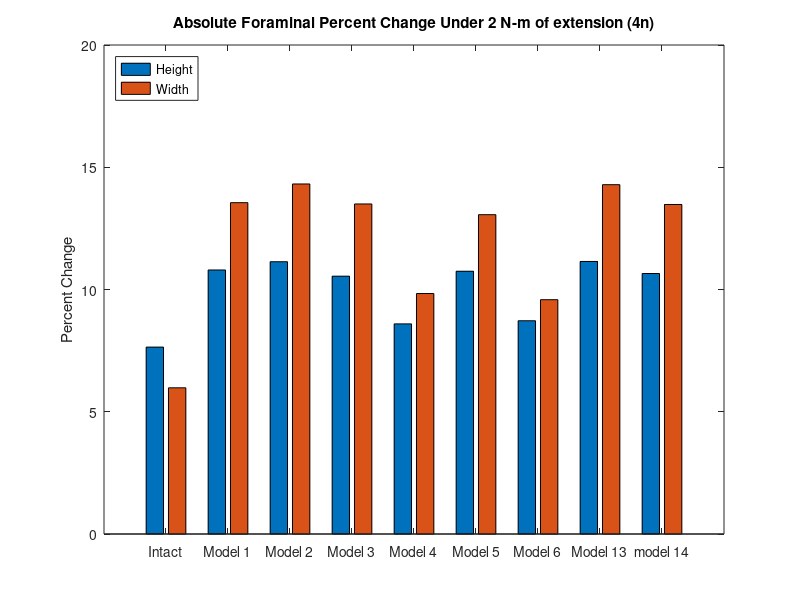
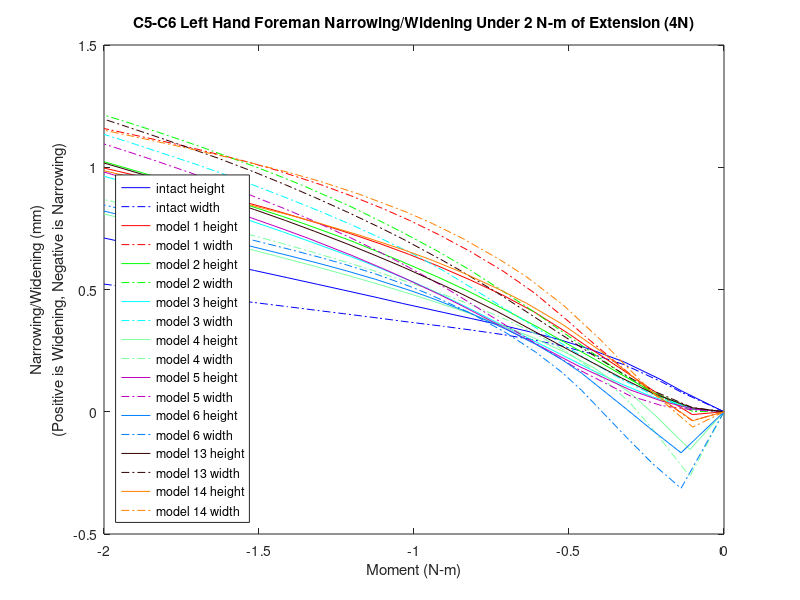

Here is the MATLAB script that generated these plots, in order:
%% foreman height and witdth narrowing/widening 
% for all models for the c4-c5 left hand side foreman under lateral bending (5n)
% 36572,16215,31500,37435
k=21;
zero1=[0 0 0 0 0 0 0 0 0 0 0 0 0 0 0 0 0 0 0 0 0];

mag15y=zero1;
mag15x=zero1;
width15=zero1;
height15=zero1;

mag14y=zero1;
mag14x=zero1;
width14=zero1;
height14=zero1;

mag13y=zero1;
mag13x=zero1;
width13=zero1;
height13=zero1;

mag6y=zero1;
mag6x=zero1;
width6=zero1;
height6=zero1;

mag5y=zero1;
mag5x=zero1;
width5=zero1;
height5=zero1;

mag4y=zero1;
mag4x=zero1;
width4=zero1;
height4=zero1;

mag3y=zero1;
mag3x=zero1;
width3=zero1;
height3=zero1;


mag2y=zero1;
mag2x=zero1;
width2=zero1;
height2=zero1;

mag1y=zero1;
mag1x=zero1;
width1=zero1;
height1=zero1;
% 36572,16215,31500,37435
%% model15_intact_TLC_5N
t15=[2 2.0675 2.10125 2.16062 2.21688 2.26697 2.30924 2.35429 2.40779 2.45293 2.51808 2.55698 2.61406 2.65527 2.70375 2.75725 2.8064 2.86587 2.90654 2.96524 3];

% 36572
aa1=12.3763+[0.111599 0.015312 -0.12133 -0.352745 -0.608265 -0.870826 -1.10881 -1.36586 -1.64864 -1.8742 -2.16042 -2.30523 -2.49627 -2.62441 -2.76164 -2.90151 -3.02344 -3.16208 -3.25247 -3.37803 -3.44903 ];
aa2=446.738+[0.535552 -0.0715937 -0.248647 -0.347697 -0.283629 -0.125026 0.0717613 0.319734 0.61622 0.857165 1.15873 1.30519 1.48635 1.60506 1.7252 1.84187 1.94508 2.06703 2.15002 2.26789 2.3358];
aa3=-714.659+[-0.774879 -0.600358 -0.476223 -0.333585 -0.201835 -0.0838596 0.0127502 0.11419 0.223146 0.306952 0.410724 0.464934 0.537754 0.586012 0.63953 0.695596 0.744708 0.800674 0.836829 0.886003 0.91342];

% 16215
ab1=12.1679+[0.223784 0.0138387 -0.223542 -0.610843 -1.02095 -1.42643 -1.7883 -2.17918 -2.6149 -2.96293 -3.40388 -3.62867 -3.9265 -4.12399 -4.33646 -4.55485 -4.74595 -4.96353 -5.1062 -5.30516 -5.41811];
ab2=446.385+[0.866838 0.00189327 -0.250944 -0.398035 -0.305486 -0.0820246 0.197969 0.555917 0.99477 1.35379 1.80986 2.03318 2.31418 2.49719 2.6833 2.86695 3.03003 3.22233 3.35183 3.53431 3.63843];
ab3=-705.203+[-0.935817 -0.683409 -0.517597 -0.3108 -0.133309 0.0164359 0.133112 0.250472 0.372507 0.464859 0.579587 0.641887 0.725534 0.781856 0.84537 0.912422 0.970971 1.03777 1.08246 1.14347 1.17753];

% 31500
ac1=9.70641+[0.238644 0.0216209 -0.217895 -0.606143 -1.01223 -1.41135 -1.76653 -2.14994 -2.57761 -2.91841 -3.34855 -3.56727 -3.85656 -4.04783 -4.25318 -4.46397 -4.64834 -4.85823 -4.99563 -5.18722 -5.29608];
ac2=444.062+[0.758958 -0.0337006 -0.253131 -0.363234 -0.251115 -0.0184214 0.26397 0.621288 1.05778 1.41378 1.86404 2.08459 2.36246 2.54299 2.72681 2.90843 3.06969 3.25967 3.38754 3.56769 3.67058];
ac3=-707.068+[-0.814455 -0.649146 -0.522724 -0.359708 -0.210449 -0.0793884 0.0262018 0.135025 0.249829 0.336778 0.444966 0.503071 0.580027 0.631762 0.689442 0.74984 0.802552 0.863005 0.903425 0.958522 0.989244 ];

% 37435
ad1=16.2708+[0.132811 0.0105363 -0.149892 -0.417982 -0.7146 -1.01773 -1.29162 -1.58742 -1.91374 -2.17467 -2.50587 -2.67359 -2.89497 -3.04269 -3.20083 -3.36217 -3.50284 -3.66288 -3.76714 -3.91177 -3.99353 ];
ad2=449.059+[0.698641 -0.0202954 -0.239837 -0.370859 -0.311984 -0.143834 0.0701822 0.341978 0.668601 0.935293 1.27179 1.43593 1.63924 1.77257 1.90726 2.038 2.15348 2.29001 2.38295 2.51486 2.59091];
ad3=-710.186+[-0.884108 -0.624377 -0.456934 -0.266124 -0.0969818 0.0498737 0.167162 0.287797 0.415949 0.514163 0.634474 0.696889 0.780952 0.836155 0.897524 0.961938 1.01821 1.0819 1.12269 1.17792 1.20856];

ya1=aa1-ab1;
ya2=aa2-ab2;
ya3=aa3-ab3;
xa1=ad1-ac1;
xa2=ad2-ac2;
xa3=ad3-ac3;
x15=[xa1',xa2',xa3'];
y15=[ya1',ya2',ya3'];

for n=1:k
    mag15x(n)=sqrt(x15(n,1)^2+x15(n,2)^2+x15(n,3)^2);
end
for n=1:k
    mag15y(n)=sqrt(y15(n,1)^2+y15(n,2)^2+y15(n,3)^2);
end
for n=1:k
    width15(n)=mag15x(1,1)-mag15x(1,n);
end
for n=1:k
    height15(n)=mag15y(1,1)-mag15y(1,n);
end

%% model1_slideslide_tether/S2_5N
t1=[2 2.05126 2.11533 2.16533 2.2247 2.25107 2.30644 2.35622 2.40972 2.46023 2.50711 2.55164 2.60232 2.65142 2.72191 2.77012 2.80437 2.86374 2.90593 2.9903 3];
% 36572
ae1=12.3763+[-0.296363 -0.203547 -0.127687 -0.151719 -0.250962 -0.316875 -0.489703 -0.674614 -0.896749 -1.12125 -1.3393 -1.55433 -1.80074 -2.03363 -2.34905 -2.54371 -2.6688 -2.86656 -2.99009 -3.21241 -3.23668 ];
ae2=446.738+[0.797079 0.536746 0.313958 0.138478 -0.0577762 -0.129014 -0.236499 -0.294886 -0.303551 -0.252602 -0.165803 -0.0555691 0.100741 0.280465 0.563701 0.762419 0.900807 1.13244 1.28798 1.58354 1.6167 ];
ae3=-714.659+[-0.615151 -0.85815 -0.789178 -0.682828 -0.549867 -0.496585 -0.385973 -0.286057 -0.182086 -0.0857585 0.00451909 0.0905816 0.187608 0.279373 0.402892 0.479533 0.529415 0.609675 0.660996 0.753706 0.763824];

% 16215
af1=12.1679+[-0.324978 -0.222527 -0.252706 -0.406595 -0.674687 -0.818661 -1.15601 -1.48831 -1.86771 -2.24051 -2.59671 -2.94169 -3.33401 -3.70498 -4.20468 -4.5124 -4.71184 -5.03072 -5.23305 -5.60145 -5.64198];
af2=446.385+[1.47688 1.22218 0.863578 0.576762 0.25581 0.12942 -0.0772745 -0.192646 -0.228304 -0.17617 -0.0693713 0.0745713 0.287582 0.539035 0.947397 1.23877 1.44362 1.78995 2.02468 2.47201 2.5223];
af3=-705.203+[-0.848839 -1.10334 -0.93361 -0.745198 -0.521947 -0.428212 -0.243804 -0.0918523 0.0571504 0.190415 0.309767 0.418453 0.536267 0.644174 0.785656 0.871575 0.926809 1.0146 1.07015 1.16997 1.18076];

% 31500
ag1=9.70641+[-0.300144 -0.198368 -0.233287 -0.39123 -0.662994 -0.807968 -1.14525 -1.47512 -1.84955 -2.21548 -2.56371 -2.90022 -3.28275 -3.64428 -4.13 -4.42838 -4.62163 -4.93049 -5.12631 -5.48246 -5.52161];
ag2=444.066+[1.35021 1.09689 0.776161 0.528207 0.254085 0.148156 -0.0194227 -0.105588 -0.116785 -0.0472593 0.07144 0.223453 0.442473 0.696612 1.10167 1.38739 1.58749 1.92515 2.15347 2.58802 2.63686];
ag3=-707.086+[-0.716544 -0.972789 -0.848139 -0.704946 -0.535224 -0.464806 -0.326087 -0.210037 -0.0938333 0.0126087 0.110081 0.200597 0.301054 0.395533 0.524667 0.605881 0.659026 0.744518 0.799408 0.898796 0.909576];

% 37435
ah1=16.2708+[-0.32538 -0.224891 -0.162115 -0.206781 -0.334362 -0.413435 -0.616878 -0.831661 -1.08765 -1.34607 -1.5972 -1.84427 -2.12669 -2.39375 -2.75507 -2.97758 -3.12068 -3.34714 -3.48892 -3.74413 -3.772];
ah2=449.059+[0.940437 0.639681 0.376961 0.163804 -0.0751485 -0.162886 -0.299738 -0.379162 -0.40171 -0.354783 -0.265257 -0.148242 0.0206377 0.21781 0.535394 0.760735 0.91825 1.18266 1.36063 1.69908 1.73705];
ah3=-710.186+[-0.667767 -0.895689 -0.793559 -0.649385 -0.470235 -0.397542 -0.246927 -0.112392 0.0254286 0.150393 0.26507 0.372459 0.490771 0.599743 0.740588 0.8246 0.878155 0.962822 1.01593 1.11012 1.1203 ];

xb1=ah1-ag1;
xb2=ah2-ag2;
xb3=ah3-ag3;
yb1=ae1-af1;
yb2=ae2-af2;
yb3=ae3-af3;
y1=[yb1',yb2',yb3'];
x1=[xb1',xb2',xb3'];

for n=1:k
    mag1x(n)=sqrt(x1(n,1)^2+x1(n,2)^2+x1(n,3)^2);
end
for n=1:k
    mag1y(n)=sqrt(y1(n,1)^2+y1(n,2)^2+y1(n,3)^2);
end
for n=1:k
    height1(n)=mag1y(1,1)-mag1y(1,n);
end
for n=1:k
    width1(n)=mag1x(1,1)-mag1x(1,n);
end
%% model2_SlideSlide_NoTether/S2_5N
t2=[2 2.05026 2.11433 2.16433 2.21433 2.27371 2.30007 2.35578 2.40928 2.45979 2.52161 2.5572 2.60603 2.68118 2.71243 2.7511 2.82625 2.8575 2.91199 2.97132 3];

% 36572
ai1=12.3763+[-0.24139 -0.205417 -0.129447 -0.0852741 -0.06762 -0.0810026 -0.102298 -0.179616 -0.290526 -0.42203 -0.609259 -0.730735 -0.906845 -1.20472 -1.33482 -1.49964 -1.82571 -1.96171 -2.19623 -2.44008 -2.55314];
ai2=446.738+[0.905469 0.829119 0.721856 0.628586 0.528344 0.403686 0.347901 0.228835 0.12284 0.037888 -0.0428604 -0.0697419 -0.0898902 -0.0693797 -0.0477854 -0.00923426 0.096395 0.150314 0.260141 0.395563 0.465901];
ai3=-714.659+[-0.763679 -0.877644 -0.861126 -0.80831 -0.735016 -0.63857 -0.594901 -0.493598 -0.398653 -0.31113 -0.206032 -0.146148 -0.0650286 0.0622849 0.115681 0.18195 0.31007 0.363134 0.45448 0.551042 0.596414 ];

% 16215
aj1=12.1679+[-0.242242 -0.202115 -0.184823 -0.221508 -0.30239 -0.443016 -0.523236 -0.729974 -0.969361 -1.22448 -1.56371 -1.77324 -2.07032 -2.55411 -2.76171 -3.02255 -3.53609 -3.74959 -4.11758 -4.50199 -4.68103];
aj2=446.385+[1.74178 1.64238 1.45402 1.27968 1.09781 0.877108 0.779287 0.578955 0.403332 0.266225 0.136363 0.0893701 0.0465399 0.0537407 0.0766421 0.122484 0.262346 0.33652 0.491614 0.691537 0.796658 ];
aj3=-705.203+[-1.05161 -1.15461 -1.06607 -0.941768 -0.797904 -0.621455 -0.543084 -0.375946 -0.22328 -0.0883851 0.0667462 0.152668 0.267597 0.436569 0.504542 0.586933 0.742111 0.805199 0.912417 1.02376 1.07527];

% 31500
ak1=9.70641+[-0.21745 -0.175329 -0.158466 -0.197129 -0.280097 -0.42341 -0.504704 -0.712948 -0.953364 -1.20813 -1.54506 -1.75196 -2.04423 -2.5173 -2.7198 -2.97384 -3.47337 -3.68087 -4.03806 -4.41039 -4.58364 ];
ak2=444.066+[1.58819 1.49039 1.32103 1.16994 1.01479 0.827851 0.74531 0.577233 0.432271 0.32209 0.222207 0.190392 0.166671 0.197244 0.228443 0.283226 0.437165 0.516131 0.677381 0.880189 0.985772 ];
ak3=-707.086+[-0.881612 -0.990039 -0.927986 -0.833061 -0.722183 -0.585979 -0.525513 -0.396238 -0.278907 -0.175727 -0.057224 0.00878497 0.097303 0.229091 0.2826 0.348093 0.473341 0.52503 0.614354 0.709798 0.75463];

% 37435
al1=16.2708+[-0.262384 -0.224858 -0.156921 -0.124193 -0.121966 -0.155663 -0.1865 -0.286777 -0.420651 -0.575426 -0.792816 -0.932885 -1.13531 -1.47722 -1.62624 -1.81511 -2.18795 -2.34298 -2.61013 -2.88781 -3.01665];
al2=449.059+[1.06927 0.980528 0.854962 0.742573 0.620603 0.468891 0.401121 0.255795 0.124514 0.0170187 -0.0884138 -0.126577 -0.159457 -0.150918 -0.13228 -0.0953361 0.012401 0.0687536 0.18644 0.335565 0.413718];
al3=-710.186+[-0.835382 -0.943732 -0.909701 -0.836153 -0.737517 -0.608993 -0.550841 -0.416475 -0.289448 -0.171468 -0.029749 0.0504579 0.158446 0.325549 0.394797 0.480029 0.641999 0.707904 0.81928 0.933687 0.986588];

xc1=al1-ak1;
xc2=al2-ak2;
xc3=al3-ak3;
yd1=ai1-aj1;
yd2=ai2-aj2;
yd3=ai3-aj3;
y2=[yd1',yd2',yd3'];
x2=[xc1',xc2',xc3'];

for n=1:k
    mag2x(n)=sqrt(x2(n,1)^2+x2(n,2)^2+x2(n,3)^2);
end
for n=1:k
    mag2y(n)=sqrt(y2(n,1)^2+y2(n,2)^2+y2(n,3)^2);
end
for n=1:k
    height2(n)=mag2y(1,1)-mag2y(1,n);
end
for n=1:k
    width2(n)=mag2x(1,1)-mag2x(1,n);
end

%% model3_APSlide_Tether/S2_5N
t3=[2 2.05126 2.11533 2.16533 2.21533 2.26533 2.32471 2.35107 2.40206 2.45356 2.50055 2.56107 2.60246 2.65199 2.71178 2.76467 2.80998 2.85632 2.94802 2.96052 3];
% 36572
am1=12.3763+[-0.0625365 -0.0446844 0.00543106 0.0540755 0.102963 0.146468 0.187469 0.200462 0.211953 0.20332 0.177461 0.117828 0.0624844 -0.0184024 -0.135482 -0.253651 -0.366654 -0.491445 -0.763028 -0.801545 -0.92781];
am2=446.738+[0.664822 0.653508 0.635214 0.609347 0.575726 0.535149 0.478944 0.450861 0.395404 0.335824 0.27532 0.188223 0.125653 0.0513141 -0.0327857 -0.0983418 -0.144351 -0.182592 -0.227423 -0.231645 -0.239198];
am3=-714.659+[-1.00175 -1.01187 -1.00076 -0.972959 -0.932727 -0.884608 -0.816923 -0.782691 -0.716757 -0.64672 -0.577158 -0.483954 -0.42332 -0.352369 -0.267798 -0.192983 -0.129231 -0.0635067 0.0677281 0.0857096 0.142145 ];
% 16215
an1=12.1679+[0.0741139 0.084891 0.0938778 0.0900684 0.0732011 0.0413129 -0.0140373 -0.0464508 -0.124685 -0.224669 -0.335827 -0.507785 -0.641078 -0.816022 -1.04779 -1.26814 -1.46893 -1.68359 -2.13576 -2.19913 -2.40355];
an2=446.385+[1.46322 1.43648 1.36605 1.28499 1.18879 1.08201 0.946473 0.883434 0.758259 0.631025 0.516312 0.373562 0.279878 0.174012 0.0594779 -0.0286317 -0.0905771 -0.142118 -0.200635 -0.205752 -0.214211];
an3=-705.203+[-1.33312 -1.33082 -1.26877 -1.18689 -1.08647 -0.974505 -0.834145 -0.768885 -0.641193 -0.512281 -0.394909 -0.247433 -0.152845 -0.0451784 0.0808058 0.189043 0.278951 0.368881 0.542301 0.565663 0.638455];
% 31500
ao1=9.70641+[0.100468 0.113434 0.1247 0.12168 0.104923 0.0724518 0.0161731 -0.0166157 -0.0957275 -0.196437 -0.307828 -0.479738 -0.613249 -0.788267 -1.01939 -1.23838 -1.43735 -1.64943 -2.09385 -2.15597 -2.35603];
ao2=444.066+[1.29841 1.2724 1.21019 1.1409 1.05993 0.971133 0.858958 0.806843 0.703434 0.598179 0.503118 0.384941 0.30809 0.222069 0.130737 0.0622001 0.0161128 -0.0201133 -0.0517481 -0.0534205 -0.0517228 ];
ao3=-707.086+[-1.14938 -1.15139 -1.10463 -1.04075 -0.961868 -0.873803 -0.763475 -0.712084 -0.611314 -0.50919 -0.415812 -0.298099 -0.223142 -0.138398 -0.039561 0.0452978 0.115741 0.186225 0.322544 0.340923 0.398376];
% 37435
ap1=16.2708+[-0.0527419 -0.0363461 0.00798514 0.0492517 0.0885459 0.121332 0.14741 0.152793 0.149343 0.124117 0.0818099 0.00048845 -0.0689982 -0.166948 -0.305283 -0.443122 -0.573719 -0.717441 -1.02941 -1.07362 -1.21809];
ap2=449.059+[0.808319 0.796584 0.775571 0.743201 0.700614 0.649364 0.578659 0.543344 0.474693 0.402181 0.328374 0.221989 0.145293 0.0534963 -0.0515087 -0.134484 -0.194184 -0.245403 -0.311207 -0.318002 -0.332789];
ap3=-710.186+[-1.08969 -1.09804 -1.07987 -1.04166 -0.98773 -0.924096 -0.835265 -0.790469 -0.704472 -0.613349 -0.522853 -0.40144 -0.321787 -0.227902 -0.115593 -0.0163776 0.0680389 0.154934 0.327461 0.351016 0.424712];

xe1=ap1-ao1;
xe2=ap2-ao2;
xe3=ap3-ao3;
yf1=am1-an1;
yf2=am2-an2;
yf3=am3-an3;
y3=[yf1',yf2',yf3'];
x3=[xe1',xe2',xe3'];

for n=1:k
    mag3x(n)=sqrt(x3(n,1)^2+x3(n,2)^2+x3(n,3)^2);
end
for n=1:k
    mag3y(n)=sqrt(y3(n,1)^2+y3(n,2)^2+y3(n,3)^2);
end
for n=1:k
    height3(n)=mag3y(1,1)-mag3y(1,n);
end
for n=1:k
    width3(n)=mag3x(1,1)-mag3x(1,n);
end


%% model4_APSlide_NoTether/S2_5N
t4=[2 2.05499 2.11058 2.15172 2.20834 2.25612 2.30683 2.35072 2.41079 2.45523 2.50106 2.56286 2.60735 2.66025 2.72359 2.75684 2.81029 2.87442 2.90649 2.98666 3];
% 36572
aq1=12.3763+[-0.215014 -0.0245877 -0.179115 -0.352833 -0.605177 -0.852564 -1.14504 -1.39314 -1.71704 -1.93372 -2.12111 -2.33899 -2.47847 -2.63094 -2.79788 -2.88186 -3.00967 -3.15407 -3.22351 -3.3896 -3.41632];
aq2=446.738+[0.808702 -0.145684 -0.572977 -0.645093 -0.570089 -0.401448 -0.122753 0.160615 0.559882 0.823818 1.03806 1.27219 1.40611 1.54915 1.70384 1.78397 1.90975 2.05896 2.13424 2.32252 2.35355 ];
aq3=-714.659+[0.194024 -0.872846 -0.674845 -0.566442 -0.425425 -0.304464 -0.178069 -0.0744707 0.0557677 0.139201 0.21315 0.301045 0.358519 0.423084 0.495905 0.532717 0.589088 0.653156 0.683762 0.755733 0.767076 ];
% 16215
ar1=12.1679+[-0.403375 -0.013213 -0.392465 -0.730457 -1.19847 -1.6228 -2.10339 -2.51149 -3.0423 -3.39427 -3.70338 -4.06485 -4.29568 -4.54983 -4.83094 -4.97274 -5.18974 -5.43691 -5.55672 -5.84512 -5.89169];
ar2=446.385+[1.40349 0.261182 -0.416803 -0.581823 -0.528588 -0.323794 0.0441049 0.435758 0.996075 1.37061 1.67902 2.01479 2.20659 2.41345 2.64011 2.75851 2.94542 3.16873 3.28205 3.56705 3.61436 ];
ar3=-705.203+[0.136572 -1.07558 -0.747781 -0.557174 -0.332665 -0.1611 0.00571124 0.134904 0.291383 0.389432 0.477413 0.582799 0.652422 0.730203 0.817104 0.860366 0.92608 0.999833 1.03489 1.11647 1.12922];
% 31500
as1=9.70641+[-0.371109 0.00232645 -0.384782 -0.724299 -1.19003 -1.60903 -2.08177 -2.48256 -3.00325 -3.34737 -3.64856 -4.00013 -4.22433 -4.47104 -4.7436 -4.88105 -5.09113 -5.33011 -5.44583 -5.72428 -5.76927];
as2=444.066+[1.26279 0.18622 -0.412126 -0.538891 -0.454942 -0.235959 0.137331 0.528461 1.08491 1.45507 1.75949 2.09157 2.28183 2.48706 2.71173 2.82888 3.01344 3.23341 3.34486 3.62482 3.67127 ];
as3=-707.086+[0.278094 -1.00134 -0.763634 -0.616316 -0.429729 -0.280525 -0.129148 -0.00816588 0.140413 0.233888 0.316833 0.414565 0.478106 0.548973 0.628096 0.667692 0.727997 0.79601 0.828444 0.90425 0.916134];
% 37435
at1=16.2708+[-0.248265 -0.0271694 -0.218498 -0.421762 -0.717929 -1.00574 -1.34377 -1.63108 -2.00571 -2.25568 -2.47263 -2.72474 -2.88553 -3.06128 -3.25392 -3.35079 -3.49834 -3.66512 -3.74536 -3.93717 -3.96797];
at2=449.059+[1.0122 -0.144313 -0.66383 -0.760687 -0.688353 -0.50709 -0.200139 0.114819 0.560107 0.856002 1.09834 1.36356 1.51514 1.67714 1.85264 1.94357 2.08635 2.25571 2.34126 2.55513 2.59037 ];
at3=-710.186+[0.112597 -0.872621 -0.595973 -0.450378 -0.271626 -0.123726 0.0256155 0.144858 0.291842 0.384794 0.466911 0.564585 0.628805 0.700713 0.781458 0.821959 0.883604 0.953005 0.985797 1.06215 1.07408];

xg1=at1-as1;
xg2=at2-as2;
xg3=at3-as3;
yh1=aq1-ar1;
yh2=aq2-ar2;
yh3=aq3-ar3;
y4=[yh1',yh2',yh3'];
x4=[xg1',xg2',xg3'];

for n=1:k
    mag4x(n)=sqrt(x4(n,1)^2+x4(n,2)^2+x4(n,3)^2);
end
for n=1:k
    mag4y(n)=sqrt(y4(n,1)^2+y4(n,2)^2+y4(n,3)^2);
end
for n=1:k
    height4(n)=mag4y(1,1)-mag4y(1,n);
end
for n=1:k
    width4(n)=mag4x(1,1)-mag4x(1,n);
end

%% model5_LatSlide_Tether/S2_5N
t5=[2 2.05126 2.10091 2.15137 2.23246 2.28246 2.31371 2.35238 2.42753 2.45878 2.51533 2.551 2.6001 2.67059 2.71118 2.76118 2.82055 2.86274 2.92212 2.9643 3];
% 36572
au1=12.3763+[-0.0645383 -0.0495299 -0.0253944 0.0130683 0.0908138 0.132406 0.155325 0.176552 0.187792 0.180929 0.150044 0.118477 0.0597574 -0.0508417 -0.129155 -0.237993 -0.379611 -0.491443 -0.658261 -0.784693 -0.896459];
au2=446.738+[0.630243 0.618627 0.604054 0.580016 0.522047 0.479175 0.450881 0.412419 0.333849 0.298964 0.229717 0.182014 0.113537 0.0156857 -0.0369632 -0.0944085 -0.153809 -0.185954 -0.22155 -0.236392 -0.243161 ];
au3=-714.659+[-0.996715 -1.00578 -0.996334 -0.973691 -0.909248 -0.858958 -0.824482 -0.775799 -0.678499 -0.635508 -0.552576 -0.499772 -0.429517 -0.331139 -0.274436 -0.204321 -0.121562 -0.0623778 0.0212563 0.081224 0.131756];
% 16215
av1=12.1679+[0.0479822 0.0604929 0.0795263 0.0902003 0.0715204 0.0388292 0.0130053 -0.0298387 -0.147494 -0.208618 -0.339601 -0.436261 -0.585961 -0.829465 -0.985382 -1.19038 -1.44658 -1.63996 -1.92206 -2.13175 -2.31409];
av2=446.385+[1.48605 1.46032 1.41346 1.34366 1.19308 1.0858 1.01593 0.925821 0.744518 0.668165 0.531408 0.44749 0.336269 0.188442 0.113501 0.0328363 -0.0499495 -0.0945589 -0.14373 -0.162955 -0.171014];
av3=-705.203+[-1.34535 -1.34195 -1.29842 -1.22864 -1.0677 -0.951851 -0.876981 -0.779797 -0.588553 -0.509137 -0.365946 -0.277965 -0.162994 -0.00735126 0.0788393 0.182443 0.301721 0.383797 0.497262 0.576326 0.642154];
% 31500
aw1=9.70641+[0.0756118 0.0904737 0.112212 0.124298 0.106079 0.0728349 0.0466704 0.00346365 -0.115147 -0.176576 -0.307696 -0.404365 -0.55431 -0.797765 -0.95317 -1.15686 -1.41078 -1.60175 -1.87954 -2.08523 -2.26373];
aw2=444.066+[1.31678 1.29171 1.24976 1.18936 1.06258 0.973686 0.915935 0.841612 0.692027 0.628804 0.515441 0.446048 0.354883 0.235382 0.176127 0.113916 0.0520719 0.0212316 -0.00966683 -0.0171614 -0.0159892 ];
aw3=-707.086+[-1.15639 -1.1574 -1.12485 -1.07072 -0.944028 -0.852691 -0.79371 -0.717036 -0.565555 -0.502328 -0.387988 -0.317676 -0.226353 -0.103756 -0.0360662 0.0453028 0.138925 0.203371 0.292536 0.354806 0.406772];
% 37435
ax1=16.2708+[-0.0552054 -0.0418738 -0.0228829 0.00887523 0.071405 0.101888 0.117148 0.127428 0.116145 0.0990059 0.0483685 0.00443747 -0.070856 -0.205399 -0.298051 -0.425349 -0.589543 -0.718467 -0.910378 -1.05563 -1.1836];
ax2=449.059+[0.768975 0.756827 0.740255 0.710697 0.637669 0.583683 0.548116 0.49965 0.40262 0.360082 0.275412 0.217138 0.133141 0.0119016 -0.0542819 -0.127516 -0.204717 -0.248251 -0.298393 -0.321963 -0.335222];
ax3=-710.186+[-1.08139 -1.0884 -1.07284 -1.0409 -0.954367 -0.888081 -0.842894 -0.779254 -0.652621 -0.59681 -0.489119 -0.420467 -0.328449 -0.198535 -0.123432 -0.0306729 0.0787166 0.156836 0.266928 0.345486 0.411416 ];

xi1=ax1-aw1;
xi2=ax2-aw2;
xi3=ax3-aw3;
yj1=au1-av1;
yj2=au2-av2;
yj3=au3-av3;
y5=[yj1',yj2',yj3'];
x5=[xi1',xi2',xi3'];

for n=1:k
    mag5x(n)=sqrt(x5(n,1)^2+x5(n,2)^2+x5(n,3)^2);
end
for n=1:k
    mag5y(n)=sqrt(y5(n,1)^2+y5(n,2)^2+y5(n,3)^2);
end
for n=1:k
    height5(n)=mag5y(1,1)-mag5y(1,n);
end
for n=1:k
    width5(n)=mag5x(1,1)-mag5x(1,n);
end


%% model6_LatSlide_NoTether/S2_5N
t6=[2 2.06926 2.11544 2.15658 2.22964 2.26089 2.30352 2.35172 2.40991 2.47326 2.50451 2.56164 2.6091 2.65161 2.70076 2.78645 2.82704 2.86763 2.90822 2.98941 3];
% 36572
ay1=12.3763+[-0.215017 -0.13266 -0.144007 -0.231426 -0.487311 -0.614176 -0.804307 -1.03546 -1.33032 -1.65932 -1.8215 -2.10049 -2.30157 -2.46473 -2.62871 -2.87143 -2.9746 -3.07241 -3.16584 -3.34237 -3.36467];
ay2=446.738+[0.808829 0.149248 -0.113232 -0.317166 -0.468938 -0.485442 -0.458318 -0.359951 -0.148675 0.160217 0.329565 0.646076 0.888793 1.09052 1.29342 1.58053 1.69968 1.81321 1.92208 2.13291 2.15996];
ay3=-714.659+[0.193483 -0.830348 -0.726426 -0.610891 -0.447893 -0.378978 -0.284774 -0.182247 -0.0577776 0.0758293 0.13959 0.24782 0.326423 0.389168 0.453736 0.554266 0.598677 0.64109 0.681468 0.757353 0.766796];
% 16215
az1=12.1679+[-0.403358 -0.17839 -0.300695 -0.523658 -1.02892 -1.26001 -1.59096 -1.97954 -2.46607 -3.00124 -3.26179 -3.70984 -4.03463 -4.29546 -4.56098 -4.96182 -5.13478 -5.29976 -5.45854 -5.76203 -5.80062 ];
az2=446.385+[1.40391 0.772806 0.363182 0.0353856 -0.282825 -0.349001 -0.352609 -0.248712 0.0206241 0.440624 0.674529 1.12315 1.47603 1.76922 2.0667 2.49248 2.6701 2.83958 3.00311 3.32145 3.36278 ];
az3=-705.203+[0.135333 -1.05217 -0.857077 -0.661536 -0.367567 -0.253836 -0.110025 0.0374274 0.205591 0.372821 0.449257 0.574267 0.662859 0.732969 0.805127 0.918159 0.968123 1.01581 1.06114 1.14607 1.15659 ];
% 31500
ba1=9.70641+[-0.371091 -0.157404 -0.285462 -0.51205 -1.01847 -1.2483 -1.57569 -1.9584 -2.43539 -2.959 -3.21368 -3.65076 -3.96672 -4.22016 -4.47799 -4.86665 -5.03413 -5.19376 -5.34724 -5.64016 -5.67738 ];
ba2=444.066+[1.26326 0.671985 0.307933 0.0231781 -0.233891 -0.279413 -0.261438 -0.141033 0.139154 0.562417 0.795743 1.23904 1.58488 1.87111 2.16156 2.57779 2.75171 2.91763 3.0778 3.38958 3.43006];
ba3=-707.086+[0.276778 -0.950151 -0.807419 -0.661272 -0.438618 -0.350051 -0.234729 -0.112443 0.0326541 0.182794 0.252995 0.3709 0.456727 0.525684 0.596466 0.7057 0.753375 0.7988 0.841739 0.921811 0.931712 ];
% 37435
bb1=16.2708+[-0.248256 -0.153231 -0.18207 -0.292858 -0.593607 -0.741611 -0.961939 -1.22864 -1.56934 -1.94906 -2.13557 -2.4566 -2.68832 -2.87547 -3.06366 -3.34297 -3.46193 -3.57468 -3.6824 -3.88614 -3.91184];
bb2=449.059+[1.01233 0.19273 -0.121892 -0.369636 -0.564691 -0.592024 -0.572199 -0.47108 -0.241695 0.0990838 0.286898 0.641793 0.917543 1.14732 1.37874 1.70662 1.84254 1.972 2.09605 2.33612 2.36691];
bb3=-710.186+[0.11204 -0.836312 -0.68987 -0.532077 -0.310057 -0.218528 -0.0963098 0.0333493 0.185224 0.342706 0.416073 0.537231 0.622304 0.688751 0.75666 0.862862 0.909932 0.954711 0.997296 1.07687 1.08671];

xk1=bb1-ba1;
xk2=bb2-ba2;
xk3=bb3-ba3;
yl1=ay1-az1;
yl2=ay2-az2;
yl3=ay3-az3;
y6=[yl1',yl2',yl3'];
x6=[xk1',xk2',xk3'];

for n=1:k
    mag6x(n)=sqrt(x6(n,1)^2+x6(n,2)^2+x6(n,3)^2);
end
for n=1:k
    mag6y(n)=sqrt(y6(n,1)^2+y6(n,2)^2+y6(n,3)^2);
end
for n=1:k
    height6(n)=mag6y(1,1)-mag6y(1,n);
end
for n=1:k
    width6(n)=mag6x(1,1)-mag6x(1,n);
end


%% model13_Fixed_Tether_S2_5N
t13=[2 2.05126 2.11533 2.16533 2.21533 2.26533 2.32471 2.36689 2.42627 2.45263 2.51864 2.55993 2.60692 2.66037 2.70735 2.75754 2.81624 2.85281 2.9034 2.9694 3];
% 36572
bc1=12.3763+[-0.00126366 0.0219317 0.0739165 0.113439 0.144322 0.161285 0.163808 0.145126 0.0982255 0.0696328 -0.0216009 -0.0929525 -0.184555 -0.304829 -0.421059 -0.556605 -0.730807 -0.847191 -1.0134 -1.24199 -1.35179];
bc2=446.738+[0.696855 0.678331 0.647739 0.612603 0.569624 0.520066 0.456283 0.40606 0.329725 0.293445 0.198673 0.139663 0.0750155 0.00903091 -0.0413454 -0.0848345 -0.120298 -0.133144 -0.14353 -0.136816 -0.126303];
bc3=-714.659+[-0.705812 -0.717113 -0.705595 -0.680387 -0.64276 -0.592896 -0.526466 -0.475836 -0.397029 -0.359688 -0.266551 -0.207385 -0.140277 -0.0624012 0.00658398 0.0808532 0.168435 0.223633 0.300267 0.400161 0.446376];
% 16215
bd1=12.1679+[0.129016 0.142933 0.146885 0.129589 0.0919495 0.0312154 -0.0642922 -0.15535 -0.305967 -0.382191 -0.598444 -0.750818 -0.936585 -1.16725 -1.38211 -1.62483 -1.92451 -2.11908 -2.3943 -2.76689 -2.94389];
bd2=446.385+[1.63099 1.59294 1.50283 1.40704 1.29754 1.17804 1.02832 0.916974 0.759017 0.689559 0.523284 0.427282 0.326046 0.226241 0.150837 0.0860791 0.0335924 0.0151283 0.000610323 0.0112589 0.0264063];
bd3=-705.203+[-1.0531 -1.04686 -0.972606 -0.883104 -0.777052 -0.659034 -0.512868 -0.407717 -0.259499 -0.193617 -0.0339929 0.0622074 0.169233 0.288032 0.389872 0.4957 0.615538 0.688523 0.788043 0.914736 0.972351];
% 31500
be1=9.70641+[0.155694 0.17185 0.177748 0.160756 0.122761 0.0613435 -0.0350685 -0.126954 -0.278464 -0.354916 -0.571257 -0.723185 -0.907992 -1.13669 -1.34897 -1.588 -1.88243 -2.07325 -2.34276 -2.70682 -2.87949];
be2=444.066+[1.44871 1.41197 1.33185 1.2492 1.15602 1.05548 0.930112 0.836805 0.704272 0.646044 0.507627 0.428696 0.346602 0.267676 0.209744 0.16265 0.129199 0.12169 0.121655 0.149525 0.172069];
be3=-707.086+[-0.843245 -0.842335 -0.785715 -0.715789 -0.632531 -0.54005 -0.425806 -0.343515 -0.227129 -0.175251 -0.0502688 0.0245927 0.107558 0.199552 0.278272 0.359866 0.452578 0.509354 0.586864 0.685859 0.730988 ];
% 37435
bf1=16.2708+[0.00528751 0.0271941 0.0737542 0.106744 0.129143 0.135092 0.122869 0.0924878 0.0268283 -0.0106738 -0.124789 -0.211469 -0.321052 -0.463007 -0.599385 -0.75749 -0.959136 -1.09314 -1.28424 -1.54623 -1.67185];
bf2=449.059+[0.880613 0.861293 0.82705 0.78512 0.732719 0.671245 0.591971 0.530332 0.436683 0.392075 0.275398 0.202379 0.121936 0.0386132 -0.0259839 -0.0837861 -0.13415 -0.155255 -0.175979 -0.180058 -0.173527];
bf3=-710.186+[-0.813393 -0.822853 -0.803979 -0.768869 -0.718175 -0.651741 -0.563634 -0.496453 -0.391972 -0.342503 -0.218203 -0.138749 -0.0484772 0.0561194 0.14869 0.248258 0.365002 0.438081 0.53906 0.66969 0.729768 ];

xm1=bf1-be1;
xm2=bf2-be2;
xm3=bf3-be3;
yn1=bc1-bd1;
yn2=bc2-bd2;
yn3=bc3-bd3;
y13=[yn1',yn2',yn3'];
x13=[xm1',xm2',xm3'];

for n=1:k
    mag13x(n)=sqrt(x13(n,1)^2+x13(n,2)^2+x13(n,3)^2);
end
for n=1:k
    mag13y(n)=sqrt(y13(n,1)^2+y13(n,2)^2+y13(n,3)^2);
end
for n=1:k
    height13(n)=mag13y(1,1)-mag13y(1,n);
end
for n=1:k
    width13(n)=mag13x(1,1)-mag13x(1,n);
end


%% model14_Fixed_NoTether/S2_5N
t14=[2 2.05026 2.11433 2.17371 2.20007 2.2594 2.31877 2.36096 2.42034 2.47043 2.5127 2.58779 2.63779 2.65263 2.70273 2.76565 2.80142 2.8609 2.90157 2.95756 3];
% 36572
bg1=12.3763+[-0.262546 -0.124095 -0.094675 -0.192346 -0.259911 -0.457753 -0.691674 -0.875293 -1.15094 -1.39502 -1.60297 -1.96951 -2.20687 -2.27579 -2.48614 -2.71783 -2.83324 -3.0019 -3.10594 -3.23833 -3.33238];
bg2=446.738+[0.872491 0.46412 0.175647 -0.045327 -0.120787 -0.221501 -0.254526 -0.21841 -0.109948 0.0345404 0.185228 0.515063 0.758163 0.829848 1.06309 1.34054 1.48448 1.69562 1.82595 1.99198 2.10964];
bg3=-714.659+[-0.305877 -0.591861 -0.502643 -0.386162 -0.336974 -0.219371 -0.0992608 -0.0161876 0.101886 0.202009 0.285885 0.424517 0.508818 0.533368 0.607554 0.687483 0.7276 0.787518 0.825285 0.873512 0.90743];
% 16215
bh1=12.1679+[-0.293437 -0.130061 -0.227211 -0.488757 -0.634028 -1.01097 -1.4256 -1.73794 -2.19539 -2.59472 -2.93431 -3.52897 -3.90955 -4.02025 -4.36011 -4.73266 -4.92011 -5.19811 -5.37239 -5.59659 -5.75795 ];
bh2=446.385+[1.65142 1.27031 0.80819 0.418221 0.274196 0.0501222 -0.0562799 -0.0358755 0.080756 0.263801 0.467982 0.932633 1.28074 1.38485 1.73058 2.14142 2.35552 2.67245 2.86874 3.11942 3.29897];
bh3=-705.203+[-0.521951 -0.845275 -0.638781 -0.405961 -0.307687 -0.0973165 0.0946877 0.218733 0.3848 0.516417 0.621015 0.785084 0.879971 0.907157 0.987379 1.07314 1.11597 1.18007 1.2206 1.2729 1.31009 ];
% 31500
bi1=9.70641+[-0.263984 -0.105896 -0.209005 -0.474682 -0.620952 -0.99746 -1.40799 -1.71502 -2.16367 -2.55469 -2.88703 -3.46857 -3.84028 -3.9482 -4.27909 -4.64109 -4.82304 -5.09274 -5.26165 -5.47861 -5.63447 ];
bi2=444.066+[1.50764 1.12752 0.711984 0.372508 0.249846 0.067395 -0.00652198 0.0300923 0.164656 0.357898 0.567694 1.03532 1.38172 1.48479 1.82498 2.22684 2.43591 2.74555 2.93753 3.18285 3.3587];
bi3=-707.086+[-0.371135 -0.689198 -0.538926 -0.366672 -0.293992 -0.134889 0.013871 0.112833 0.248139 0.358632 0.448591 0.594143 0.680614 0.70572 0.781539 0.864818 0.906772 0.969238 1.00834 1.05823 1.09322];
% 37435
bk1=16.2708+[-0.296601 -0.141189 -0.124839 -0.246654 -0.326533 -0.557926 -0.829354 -1.04178 -1.3596 -1.6409 -1.88068 -2.3029 -2.57549 -2.65475 -2.89701 -3.16257 -3.29488 -3.48847 -3.60813 -3.76051 -3.86872];
bk2=449.059+[1.06322 0.60052 0.259359 -0.00831589 -0.101105 -0.23094 -0.28312 -0.251284 -0.141443 0.0119243 0.174564 0.536407 0.805635 0.885818 1.14864 1.46266 1.62584 1.86515 2.01265 2.20045 2.33337];
bk3=-710.186+[-0.380102 -0.65123 -0.521417 -0.358923 -0.290072 -0.129088 0.0317927 0.140471 0.291648 0.416706 0.51941 0.684652 0.782317 0.810288 0.893057 0.979025 1.02144 1.08459 1.12446 1.1753 1.21102];

xo1=bk1-bi1;
xo2=bk2-bi2;
xo3=bk3-bi3;
yp1=bg1-bh1;
yp2=bg2-bh2;
yp3=bg3-bh3;
x14=[xo1',xo2',xo3'];
y14=[yp1',yp2',yp3'];

for n=1:k
    mag14x(n)=sqrt(x14(n,1)^2+x14(n,2)^2+x14(n,3)^2);
end
for n=1:k
    mag14y(n)=sqrt(y14(n,1)^2+y14(n,2)^2+y14(n,3)^2);
end
for n=1:k
    height14(n)=mag14y(1,1)-mag14y(1,n);
end
for n=1:k
    width14(n)=mag14x(1,1)-mag14x(1,n);
end

%% Percent change
% bar plot
figure(1)
pc15x=(mag15x(21)/mag15x(1)*100)-100;
pc15y=(mag15y(21)/mag15y(1)*100)-100;
pc15=[pc15y,pc15x];

pc1x=(mag1x(21)/mag1x(1)*100)-100;
pc1y=(mag1y(21)/mag1y(1)*100)-100;
pc1=[pc1y,pc1x];

pc2x=(mag2x(21)/mag2x(1)*100)-100;
pc2y=(mag2y(21)/mag2y(1)*100)-100;
pc2=[pc2y,pc2x];

pc3x=(mag3x(21)/mag3x(1)*100)-100;
pc3y=(mag3y(21)/mag3y(1)*100)-100;
pc3=[pc3y,pc3x];

pc4x=(mag4x(21)/mag4x(1)*100)-100;
pc4y=(mag4y(21)/mag4y(1)*100)-100;
pc4=[pc4y,pc4x];

pc5x=(mag5x(21)/mag5x(1)*100)-100;
pc5y=(mag5y(21)/mag5y(1)*100)-100;
pc5=[pc5y,pc5x];

pc6x=(mag6x(21)/mag6x(1)*100)-100;
pc6y=(mag6y(21)/mag6y(1)*100)-100;
pc6=[pc6y,pc6x];

pc13x=(mag13x(21)/mag13x(1)*100)-100;
pc13y=(mag13y(21)/mag13y(1)*100)-100;
pc13=[pc13y,pc13x];


pc14x=(mag14x(21)/mag14x(1)*100)-100;
pc14y=(mag14y(21)/mag14y(1)*100)-100;
pc14=[pc14y,pc14x];

PC=[pc15;pc1;pc2;pc3;pc4;pc5;pc6;pc13;pc14];
bar(PC)
xticklabels({'Intact','Model 1','Model 2', 'Model 3','Model 4','Model 5','Model 6','Model 13','model 14'})
ylabel('Percent Change')
legend('Height','Width','location','northwest')
title('Absolute Foraminal Percent Change Under 2 N-m of extension (4n)')

%% figures
figure(2)

plot((t15-2)*(-2),-1*height15,'b')
hold on
plot((t15-2)*(-2),-1*width15,'-.b')
hold on

plot((t1-2)*(-2),-1*height1,'r')
hold on
plot((t1-2)*(-2),-1*width1,'-.r')
hold on

plot((t2-2)*(-2),-1*height2,'g')
hold on
plot((t2-2)*(-2),-1*width2,'-.g')
hold on

plot((t3-2)*(-2),-1*height3,'c')
hold on
plot((t3-2)*(-2),-1*width3,'-.c')
hold on

plot((t4-2)*(-2),-1*height4,'color',[.49 1 .63])
hold on
plot((t4-2)*(-2),-1*width4,'-.','color',[.49 1 .63])
hold on

plot((t5-2)*(-2),-1*height5,'color',[0.75, 0, 0.75])
hold on
plot((t5-2)*(-2),-1*width5,'-.','color',[0.75, 0, 0.75])
hold on

plot((t6-2)*(-2),-1*height6,'color',[0 0.5 1])
hold on
plot((t6-2)*(-2),-1*width6,'-.','color',[0 0.5 1])
hold on

plot((t13-2)*(-2),-1*height13,'color',[0.2 0 0])
hold on
plot((t13-2)*(-2),-1*width13,'-.','color',[0.2 0 0])
hold on

plot((t14-2)*(-2),-1*height14,'color',[1 .5 0])
hold on
plot((t14-2)*(-2),-1*width14,'-.','color',[1 .5 0])
hold on

xlabel('Moment (N-m)')
ylabel({'Narrowing/Widening (mm)';'(Positive is Widening, Negative is Narrowing)'})
title('C5-C6 Left Hand Foreman Narrowing/Widening Under 2 N-m of Extension (4N)')
legend('intact height','intact width','model 1 height', 'model 1 width','model 2 height','model 2 width','model 3 height', 'model 3 width','model 4 height','model 4 width','model 5 height','model 5 width','model 6 height','model 6 width','model 13 height','model 13 width','model 14 height','model 14 width','location','southwest')
